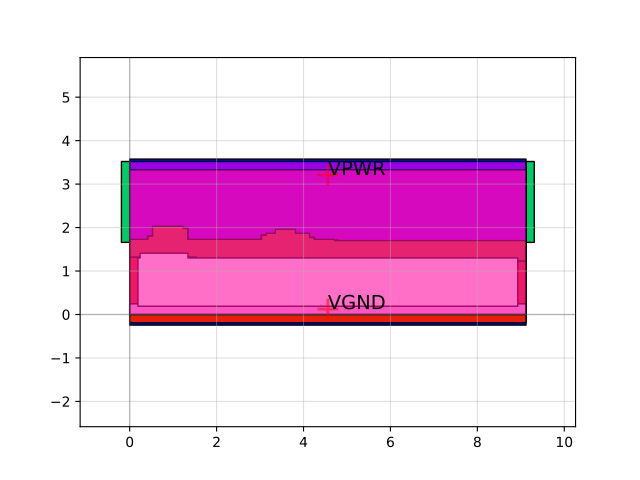

Reproduce this figure in Python.
import sky130

c = sky130.components.sky130_fd_sc_hs__dlxbn_2()
c.plot()
